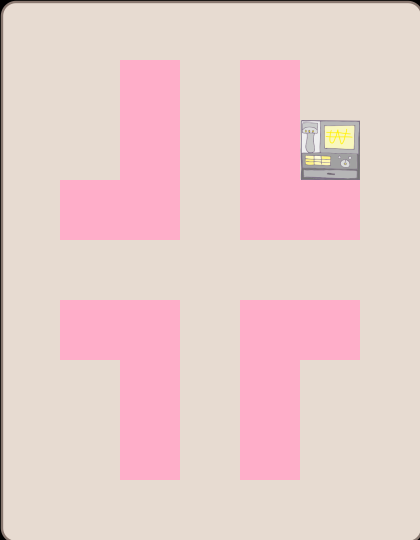

A 2D game scene composited from a Tiled map and its tileset images. What follows is a short description and the map's XML, with each tile layer's data collapsed to a summary:
An orthogonal 7x9 tile map with 60x60 px tiles, 3 tile layers (background, wall, Items), 3 tilesets and 6 objects (food1, food3, food4, food2, character, ...).

<map version="1.0" orientation="orthogonal" width="7" height="9" tilewidth="60" tileheight="60">
 <tileset firstgid="1" name="background1" tilewidth="60" tileheight="60">
  <image source="background1.png" width="424" height="544" />
 </tileset>
 <tileset firstgid="64" name="wall" tilewidth="60" tileheight="60">
  <image source="wall.png" width="120" height="120" />
 </tileset>
 <tileset firstgid="68" source="metaset1.tsx" />
 <layer name="background" width="7" height="9">
  <data>[63 cells, 63 non-empty, 63 distinct tile ids]</data>
 </layer>
 <layer name="wall" width="7" height="9">
  <data>[63 cells, 17 non-empty, 4 distinct tile ids]</data>
 </layer>
 <layer name="Items" width="7" height="9">
  <data>[63 cells, 16 non-empty, 1 distinct tile ids]</data>
 </layer>
 <objectgroup name="foods" width="7" height="9">
  <object name="food1" x="186" y="244" width="47" height="49" />
  <object name="food3" x="245" y="492" width="42" height="43" />
  <object name="food4" x="6" y="7" width="50" height="47" />
  <object name="food2" x="65" y="366" width="45" height="49" />
 </objectgroup>
 <objectgroup name="object" width="7" height="9">
  <object name="character" x="365" y="6" width="48" height="49" />
 </objectgroup>
 <objectgroup name="endPoint" width="7" height="9">
  <object name="counter" x="304" y="131" width="51" height="46" />
 </objectgroup>
</map>
